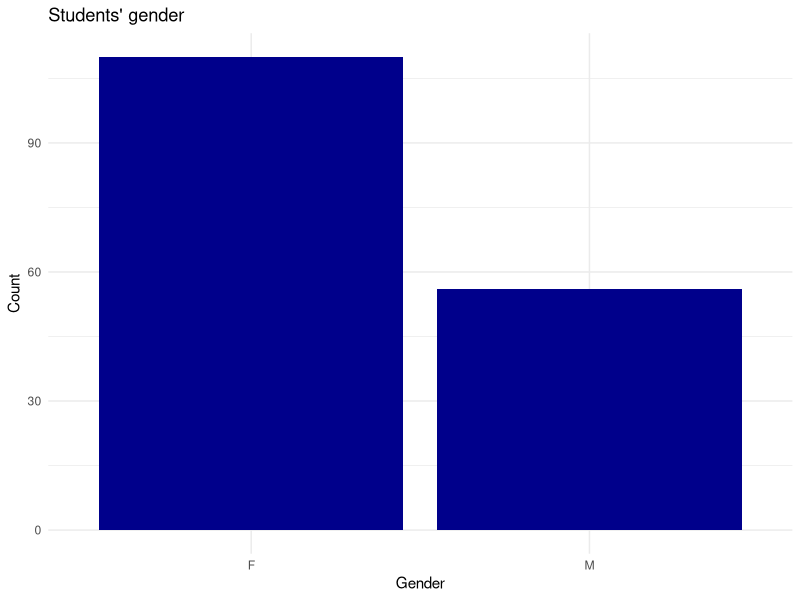
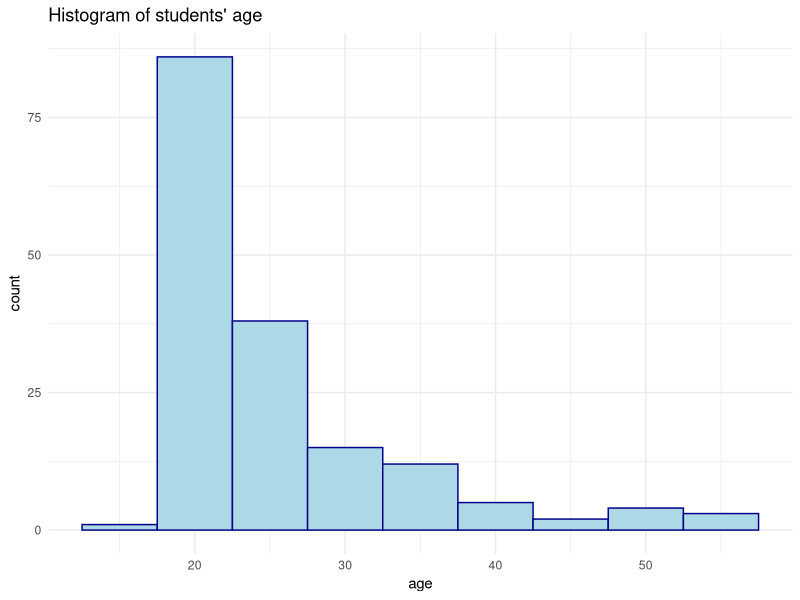
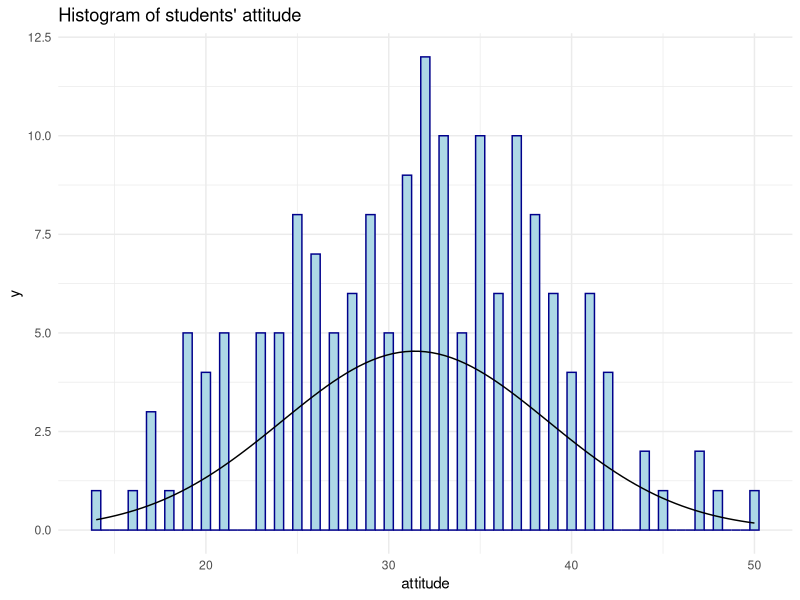
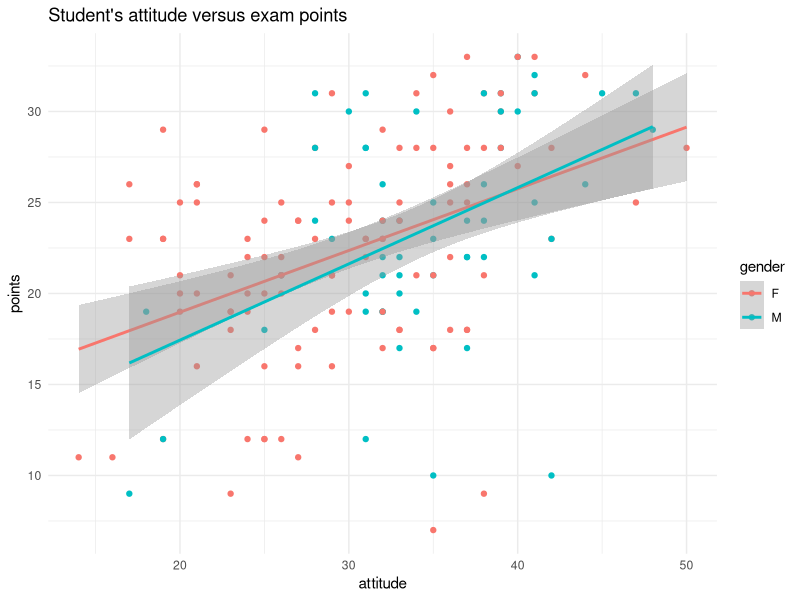

Reproduce these figures in R, in order. (Note: this script raises an error after producing the figures.)
## ---- chunk 1
date()
## ---- chunk 2
# Reading the data file
learning2014 <- read.table("data/learning2014.csv", sep=",", header=TRUE)

#Looking at the dimensions and structure of the data
dim(learning2014)
str(learning2014)

## ---- chunk 3
library(ggplot2)
## ---- chunk 4
# Summary of the variables
summary(learning2014)
## ---- chunk 5
# Making a table of how many responses are from male and how many from female
table_gender <- table(learning2014$gender)

# Visualizing result with a simple barplot

ggplot(data=as.data.frame(table_gender), aes(x=Var1,y=Freq)) +
  geom_bar(stat="identity", fill="darkblue")+ theme_minimal()+
  labs(x = "Gender", y = 'Count')+ ggtitle("Students' gender")



## ---- chunk 6
# Ploting a histogram of age variable
ggplot(learning2014, aes(x=age)) +theme_minimal() + geom_histogram(color="darkblue", fill="lightblue", binwidth=5) + ggtitle("Histogram of students' age")
## ---- chunk 7
# Ploting a histogram of attitude variable
ggplot(learning2014, aes(x=attitude)) +theme_minimal() + geom_histogram(color="darkblue", fill="lightblue", binwidth=0.5) + ggtitle("Histogram of students' attitude")+ stat_function(fun = function(x) dnorm(x, mean = mean(learning2014$attitude), sd = sd(learning2014$attitude)) * 0.5 * nrow(learning2014))
## ---- chunk 8
#Vizualising attitude vs points data points coloring them by gender and adding regression lines
ggplot(learning2014, aes(x = attitude, y = points, col = gender))+ geom_point()+geom_smooth(method = "lm")+ ggtitle("Student's attitude versus exam points") +theme_minimal()

## ---- chunk 9
# Drawing a scatter plot matrix of the variables in learning2014.
# [-1] excludes the first column (gender)
pairs(learning2014[-1])

## ---- chunk 10
# Fitting a linear model
my_model <- lm(points ~ attitude + deep + stra, data = learning2014)

# Printing out a summary of the model
summary(my_model)
## ---- chunk 11
# Fitting second linear model
my_model2 <- lm(points ~ attitude, data = learning2014)

# Printing out a summary of the model
summary(my_model2)
## ---- chunk 12
#Plotting the regression line by the model
ggplot(learning2014, aes(x = attitude, y = points)) + 
  geom_point() +
  stat_smooth(method = "lm", col = "red") +ggtitle("Regression model fitted line") +theme_minimal()
## ---- chunk 13
# Drawing the diagnostic plots.
par(mfrow = c(2,2))
plot(my_model2, which = c(1,2,5))

